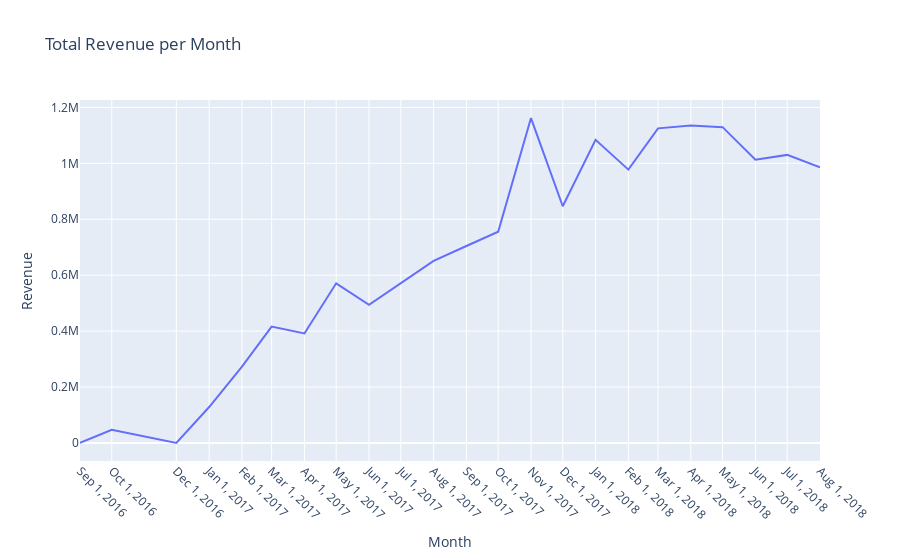

Notebook source saved alongside this figure:
### Markdown cell above
### 2) Total Revenue and Total Customers per Month

### Code cell
temp_1 = df.pivot_table(index='order_date_monthyear', values='revenue', aggfunc='sum').reset_index()

trace1 = go.Scatter(
    x = temp_1['order_date_monthyear'],
    y = temp_1['revenue'],
    text=temp_1['revenue'],
#     mode = 'lines+markers+text',
    name = 'Revenue',
    
)
layout = dict(title='Total Revenue per Month', 
              xaxis=dict(
                  title='Month', 
                  ticklen=10, 
                  zeroline=False, 
                  tickvals=temp_1['order_date_monthyear'],
                  tickangle=45),
              yaxis=dict(
                  title='Revenue')
             )
fig = dict(data=trace1, layout=layout)

iplot(fig)

### Figure 1 — Plotly figure (JSON) as saved in the notebook; plotly's stock layout.template omitted (floating-point values rounded to 4 significant figures)
{"data": [{"name": "Revenue", "text": [143.5, 47090.0, 19.62, 128500.0, 272700.0, 416300.0, 391500.0, 570800.0, 494100.0, 570000.0, 651400.0, 704400.0, 755200.0, 1162000.0, 846600.0, 1084000.0, 977500.0, 1125000.0, 1135000.0, 1129000.0, 1013000.0, 1030000.0, 985600.0], "type": "scatter", "x": ["2016-09", "2016-10", "2016-12", "2017-01", "2017-02", "2017-03", "2017-04", "2017-05", "2017-06", "2017-07", "2017-08", "2017-09", "2017-10", "2017-11", "2017-12", "2018-01", "2018-02", "2018-03", "2018-04", "2018-05", "2018-06", "2018-07", "2018-08"], "y": [143.5, 47090.0, 19.62, 128500.0, 272700.0, 416300.0, 391500.0, 570800.0, 494100.0, 570000.0, 651400.0, 704400.0, 755200.0, 1162000.0, 846600.0, 1084000.0, 977500.0, 1125000.0, 1135000.0, 1129000.0, 1013000.0, 1030000.0, 985600.0]}], "layout": {"title": {"text": "Total Revenue per Month"}, "xaxis": {"tickangle": 45, "ticklen": 10, "tickvals": ["2016-09", "2016-10", "2016-12", "2017-01", "2017-02", "2017-03", "2017-04", "2017-05", "2017-06", "2017-07", "2017-08", "2017-09", "2017-10", "2017-11", "2017-12", "2018-01", "2018-02", "2018-03", "2018-04", "2018-05", "2018-06", "2018-07", "2018-08"], "title": {"text": "Month"}, "zeroline": false}, "yaxis": {"title": {"text": "Revenue"}}}}
